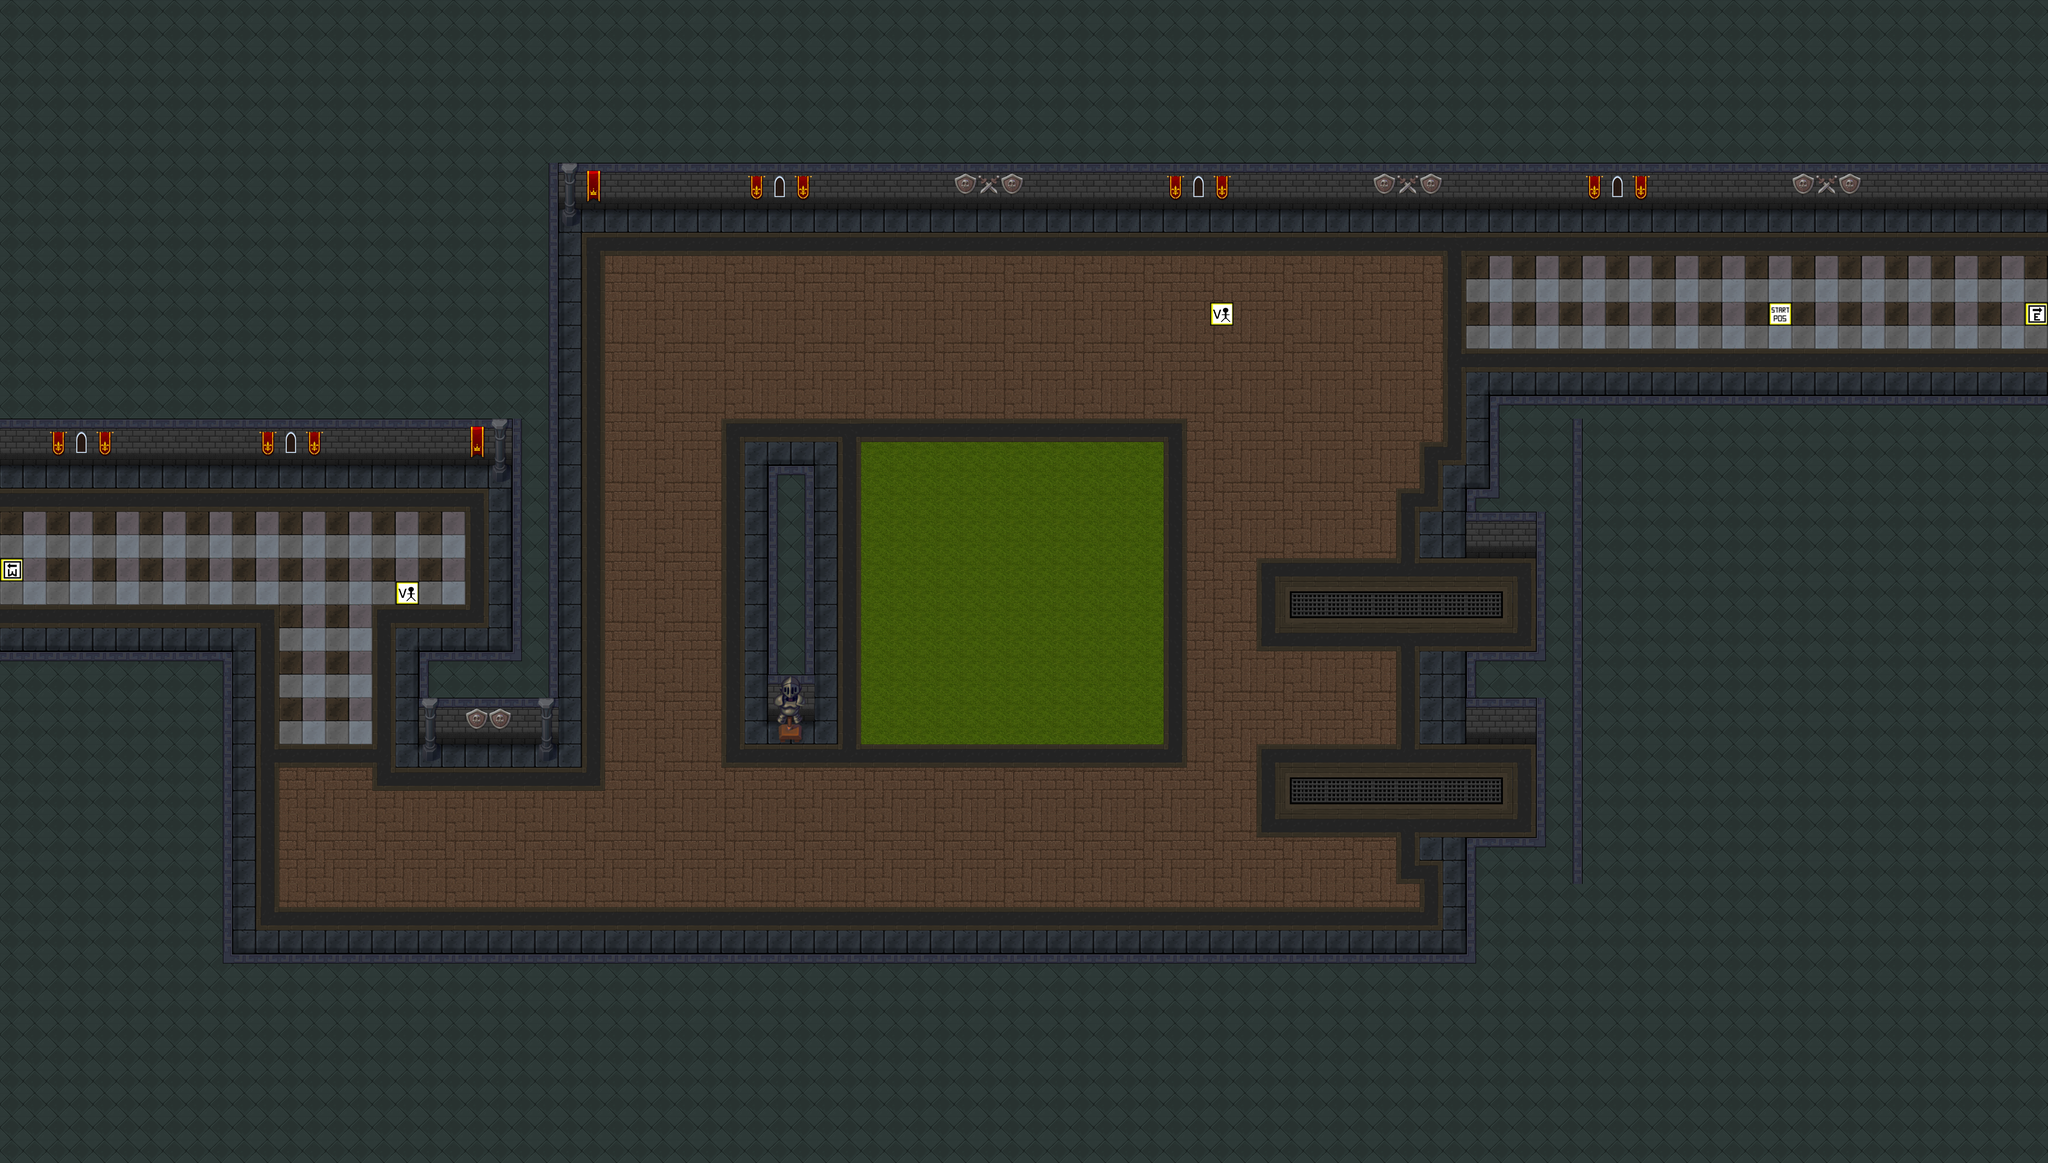

The image is a tile-based game level rendered from a .tmx file. Its description and source (layers, tilesets, objects; grid data summarised) follow:
An orthogonal 88x50 tile map with 64x64 px tiles, 3 tile layers (game tiles, extra game tiles, marker tiles), 2 tilesets and 14 objects (12x Collision, 2x Spike Block).

<map version="1.4" tiledversion="1.4.3" orientation="orthogonal" renderorder="left-up" compressionlevel="0" width="88" height="50" tilewidth="64" tileheight="64" infinite="0" nextlayerid="64" nextobjectid="873">
 <tileset firstgid="1" name="marker_tiles" tilewidth="64" tileheight="64" tilecount="100" columns="10">
  <image source="marker_tiles.png" width="640" height="640" />
 </tileset>
 <tileset firstgid="101" name="tileset2" tilewidth="64" tileheight="64" tilecount="616" columns="22">
  <image source="tileset2.png" width="1408" height="1792" />
 </tileset>
 <layer id="59" name="game tiles" width="88" height="50">
  <data>[4400 cells, 4400 non-empty, 52 distinct tile ids]</data>
 </layer>
 <layer id="60" name="extra game tiles" width="88" height="50">
  <data>[4400 cells, 74 non-empty, 19 distinct tile ids]</data>
 </layer>
 <layer id="61" name="marker tiles" width="88" height="50">
  <data>[4400 cells, 5 non-empty, 4 distinct tile ids]</data>
 </layer>
 <objectgroup color="#ffaa00" id="42" name="collision" visible="0">
  <object id="834" name="Wall" type="Collision" x="0" y="2624" width="5632" height="576" />
  <object id="835" name="Wall" type="Collision" x="4224" y="1088" width="1408" height="1536" />
  <object id="836" name="Wall" type="Collision" x="1536" y="0" width="4096" height="576" />
  <object id="837" name="Wall" type="Collision" x="1408" y="1280" width="128" height="512" />
  <object id="839" name="Wall" type="Collision" x="0" y="0" width="1536" height="1280" />
  <object id="840" name="Wall" type="Collision" x="0" y="1792" width="640" height="832" />
  <object id="847" name="Wall" type="Collision" x="1152" y="1792" width="384" height="256" />
  <object id="852" name="Wall" type="Collision" x="4096" y="1088" width="128" height="256" />
  <object id="855" name="Wall" type="Collision" x="4032" y="1344" width="192" height="192" />
  <object id="856" name="Wall" type="Collision" x="4032" y="1792" width="192" height="256" />
  <object id="857" name="Wall" type="Collision" x="4032" y="2304" width="192" height="320" />
  <object id="868" name="Spike Block" gid="17" x="4096" y="2304" width="64" height="64">
   <properties>
    <property name="xdirection" value="left" />
    <property name="xdistance" type="int" value="10" />
    <property name="xspeed" type="float" value="4" />
    <property name="ydirection" value="still" />
    <property name="ydistance" type="int" value="0" />
    <property name="yspeed" type="float" value="0" />
   </properties>
  </object>
  <object id="869" name="Spike Block" gid="17" x="4096" y="1792" width="64" height="64">
   <properties>
    <property name="xdirection" value="left" />
    <property name="xdistance" type="int" value="10" />
    <property name="xspeed" type="float" value="4" />
    <property name="ydirection" value="still" />
    <property name="ydistance" type="int" value="0" />
    <property name="yspeed" type="float" value="0" />
   </properties>
  </object>
  <object id="871" name="Wall" type="Collision" x="2112" y="1280" width="128" height="704" />
 </objectgroup>
</map>
